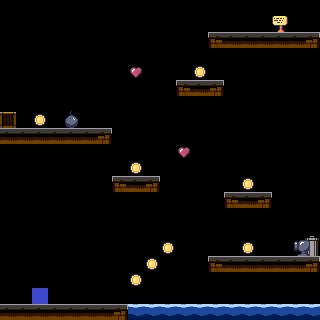

A 2D game scene composited from a Tiled map and its tileset images. What follows is a short description and the map's XML, with each tile layer's data collapsed to a summary:
An orthogonal 20x20 tile map with 16x16 px tiles, 10 tile layers (platforms, decor, exit, start, ...), 7 tilesets.

<map version="1.8" tiledversion="1.8.4" orientation="orthogonal" renderorder="right-down" width="20" height="20" tilewidth="16" tileheight="16" infinite="0" nextlayerid="12" nextobjectid="1">
 <tileset firstgid="1" source="Assets_City.tsx" />
 <tileset firstgid="239" source="bomb.tsx" />
 <tileset firstgid="242" source="cannon.tsx" />
 <tileset firstgid="245" source="coin.tsx" />
 <tileset firstgid="249" source="heart.tsx" />
 <tileset firstgid="252" source="sign.tsx" />
 <tileset firstgid="254" source="start_pos.tsx" />
 <layer id="1" name="platforms" width="20" height="20">
  <data>[400 cells, 38 non-empty, 3 distinct tile ids]</data>
 </layer>
 <layer id="2" name="decor" width="20" height="20">
  <data>[400 cells, 3 non-empty, 3 distinct tile ids]</data>
 </layer>
 <layer id="7" name="exit" width="20" height="20">
  <data>[400 cells, 1 non-empty, 1 distinct tile ids]</data>
 </layer>
 <layer id="8" name="start" width="20" height="20">
  <data>[400 cells, 1 non-empty, 1 distinct tile ids]</data>
 </layer>
 <layer id="9" name="cannons" width="20" height="20">
  <data>[400 cells, 1 non-empty, 1 distinct tile ids]</data>
 </layer>
 <layer id="10" name="bombs" width="20" height="20">
  <data>[400 cells, 1 non-empty, 1 distinct tile ids]</data>
 </layer>
 <layer id="5" name="coins" width="20" height="20">
  <data>[400 cells, 8 non-empty, 1 distinct tile ids]</data>
 </layer>
 <layer id="6" name="hearts" width="20" height="20">
  <data>[400 cells, 2 non-empty, 1 distinct tile ids]</data>
 </layer>
 <layer id="3" name="water" width="20" height="20">
  <data>[400 cells, 12 non-empty, 1 distinct tile ids]</data>
 </layer>
 <layer id="11" name="saw" width="20" height="20">
  <data>[400 cells, 0 non-empty, 0 distinct tile ids]</data>
 </layer>
</map>
